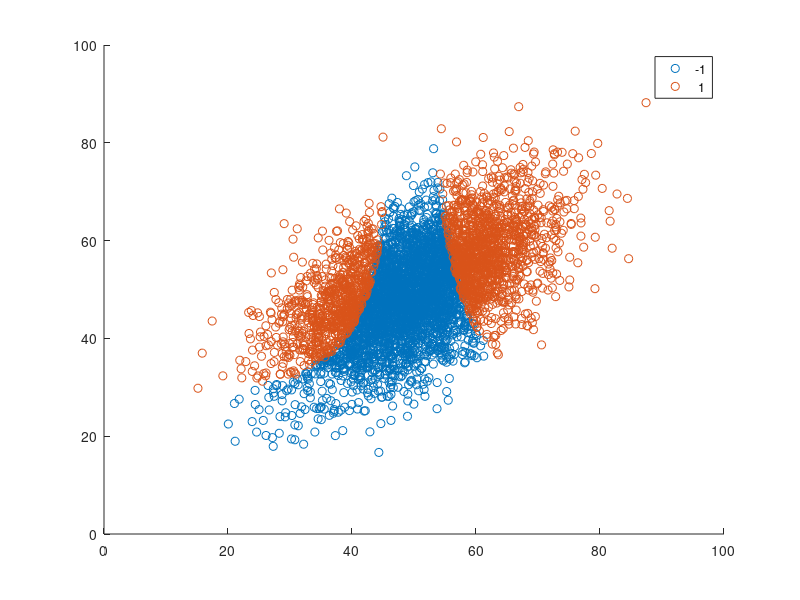

This chart was generated by the following MATLAB code:
%%% Generate a dataset of n points, normally distributed on two inputs with function Y
%%% determining the area of +1. 
clear 
close all
clc
%% Settings
dim = 2;                    % Input dimension
int = 100;                  % Input interval
n = 5000;                 % Samples
dist = 'norm';              % Distribution, uni or norm
sig = 0.1;                  % Input noise
%% Inputs
switch dist
    case 'norm'
        mu = ones(2,1)*int/2;
        cov = int*[1 4/7;4/7 1];
        X = mvnrnd(mu,cov,n);
    case 'uni'
        X = randi(int,n,dim);
end
%% Output
f = @(X,Y) (X-50).^2 + (Y-50).^2 +(X-50).^3 + (X-50).^2.*(Y-20).^2;
Y = double(f(X(:,1),X(:,2))>50000);
Y(Y==0) = -1;
%% Add noise
X = X + sig*rand(n,2);
%% Plot
gscatter(X(:,1),X(:,2),Y)
save('data.mat','X','Y')